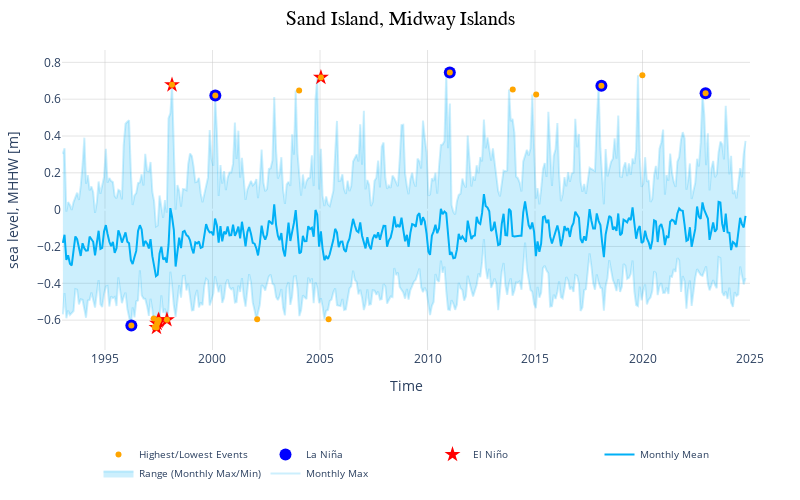

The notebook cell this image was saved under:
### Markdown cell above
A note: the plotly plot will not render in the jupyter book build, because the original data to build it is stored elsewhere (not on github). If you are replicating this notebook, it should work fine for you. In the meantime, the pre-built html is available.

### Code cell
figly = make_plotlyFigure(rsl_monthly_mean, 
        rsl_monthly_max, rsl_monthly_min, 
        top_10_table, rsl_subset,str(station_map[station_name]))

# change size of the plot
# figly.update_layout(autosize=True)
figly.update_layout(width=800, height=500,autosize=False)
# save the figure to the output folder
figname = 'SL_top_10_plot_' + station_name + '.html'

# remove commas from figname
figname = figname.replace(', ','_')
matrix_dir = Path('../../matrix/plotly')
pio.write_html(figly, str(matrix_dir / figname), auto_open=False)

figly

### Figure 1 — Plotly figure (JSON) as saved in the notebook; plotly's stock layout.template omitted (floating-point values rounded to 4 significant figures; data arrays with more than 128 entries replaced by an {"elided": "..."} marker saying what was removed)
{"data": [{"line": {"color": "rgba(0,176,246,0.2)"}, "mode": "lines", "name": "Monthly Max", "type": "scatter", "x": {"elided": "384 str values"}, "y": {"elided": "382 float values"}}, {"fill": "tonexty", "fillcolor": "rgba(0,176,246,0.2)", "line": {"color": "rgba(0,176,246,0.2)"}, "mode": "lines", "name": "Range (Monthly Max/Min)", "type": "scatter", "x": {"elided": "384 str values"}, "y": {"elided": "382 float values"}}, {"line": {"color": "rgba(0,176,246,1)"}, "mode": "lines", "name": "Monthly Mean", "type": "scatter", "x": {"elided": "384 str values"}, "y": {"elided": "382 float values"}}, {"hoverinfo": "none", "marker": {"color": "red", "size": 12, "symbol": "star"}, "mode": "markers", "name": "El Niño", "type": "scatter", "x": ["2005-01-16T07:00:00.000000000", "1998-02-12T19:00:00.000000000", "1997-05-24T22:00:00.000000000", "1997-06-04T21:00:00.000000000", "1997-06-20T21:00:00.000000000", "1997-07-01T19:00:00.000000000", "1997-11-18T12:00:00.000000000"], "y": [0.718, 0.678, -0.64, -0.618, -0.606, -0.599, -0.598]}, {"hoverinfo": "none", "marker": {"color": "blue", "size": 12, "symbol": "circle"}, "mode": "markers", "name": "La Niña", "type": "scatter", "x": ["2011-01-14T20:00:00.000000000", "2018-02-01T18:00:00.000000000", "2022-12-07T14:00:00.000000000", "2000-02-18T15:00:00.000000000", "1996-03-24T00:00:00.000000000"], "y": [0.745, 0.673, 0.632, 0.62, -0.629]}, {"hovertemplate": "%{x}, %{y:.2f} m<extra></extra>", "marker": {"color": "orange", "size": 6, "symbol": "circle"}, "mode": "markers", "name": "Highest/Lowest Events", "type": "scatter", "x": ["2011-01-14T20:00:00.000000000", "2019-12-29T19:00:00.000000000", "2005-01-16T07:00:00.000000000", "1998-02-12T19:00:00.000000000", "2018-02-01T18:00:00.000000000", "2013-12-18T20:00:00.000000000", "2004-01-11T19:00:00.000000000", "2022-12-07T14:00:00.000000000", "2015-01-20T15:00:00.000000000", "2000-02-18T15:00:00.000000000", "1997-05-24T22:00:00.000000000", "1997-04-24T23:00:00.000000000", "1996-03-24T00:00:00.000000000", "1997-06-04T21:00:00.000000000", "1997-06-20T21:00:00.000000000", "1997-07-01T19:00:00.000000000", "1997-11-18T12:00:00.000000000", "2002-01-29T09:00:00.000000000", "2005-05-26T22:00:00.000000000", "1997-04-09T23:00:00.000000000"], "y": [0.745, 0.73, 0.718, 0.678, 0.673, 0.653, 0.647, 0.632, 0.625, 0.62, -0.64, -0.637, -0.629, -0.618, -0.606, -0.599, -0.598, -0.595, -0.595, -0.591]}], "layout": {"autosize": false, "height": 500, "legend": {"font": {"size": 10}, "orientation": "h", "x": 0.5, "xanchor": "center", "y": -0.3, "yanchor": "top"}, "margin": {"b": 100, "l": 50, "r": 50, "t": 50}, "plot_bgcolor": "white", "showlegend": true, "title": {"font": {"color": "black", "family": "Arial", "size": 20}, "text": "Sand Island, Midway Islands", "x": 0.5}, "width": 800, "xaxis": {"gridcolor": "rgb(200,200,200)", "gridwidth": 0.5, "range": ["1993-01-01", "2024-12-31"], "showgrid": true, "title": {"text": "Time"}}, "yaxis": {"gridcolor": "rgb(200,200,200)", "gridwidth": 0.5, "showgrid": true, "title": {"text": "sea level, MHHW [m]"}}}}
